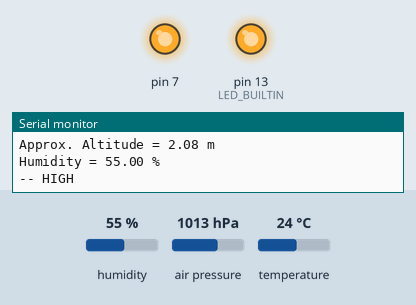
Recording of a sketch running on a simulated Arduino Uno, built with avr-gcc and run on an emulated ATmega328P. On the bench: output pins drawn as LEDs (lit = HIGH), the last lines printed to the serial monitor. The inputs (shaded band) are chosen by the test bench; at power-on: humidity 55 %, air pressure 1013 hPa, temperature 24 °C.

Above: at 1.5 s.
At 4.5 s:
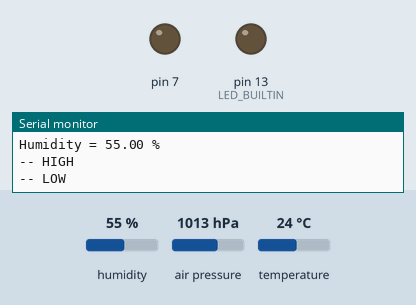
Timing chart, 0 to 7.9 s (numbered marks = the images above):
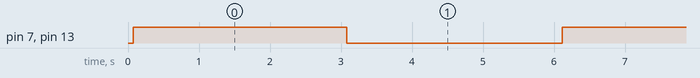

The sketch:

bme280.ino
```cpp
#include <Wire.h>
#include <SPI.h>
#include <Adafruit_Sensor.h>
#include <Adafruit_BME280.h>

#define BME_SCK 13 // SCL
#define BME_MISO 12 // SDO
#define BME_MOSI 11 // SDA
#define BME_CS 10 // CSB

#define SEALEVELPRESSURE_HPA (1013.25)

//Adafruit_BME280 bme; // I2C
//Adafruit_BME280 bme(BME_CS); // hardware SPI
Adafruit_BME280 bme(BME_CS, BME_MOSI, BME_MISO, BME_SCK); // software SPI

unsigned long delayTime;

void setup() {
    Serial.begin(9600);
    while(!Serial);    // time to get serial running
    Serial.println(F("BME280 test"));

    unsigned status;

    status = bme.begin();
    if (!status) {
        Serial.println("Could not find a valid BME280 sensor, check wiring, address, sensor ID!");
        while (1) delay(10);
    }

    pinMode(LED_BUILTIN, OUTPUT);
    pinMode(7, OUTPUT);
    Serial.println("-- Default Test --");
    delayTime = 3000;

    Serial.println();
}


void loop() {
    printValues();
    digitalWrite(LED_BUILTIN, HIGH);
    digitalWrite(7, HIGH);
    Serial.println("-- HIGH");
    delay(3000);
    digitalWrite(LED_BUILTIN, LOW);
    digitalWrite(7, LOW);
    Serial.println("-- LOW");
    delay(delayTime);
}


void printValues() {
    Serial.print("Temperature = ");
    Serial.print(bme.readTemperature());
    Serial.println(" °C");

    Serial.print("Pressure = ");

    Serial.print(bme.readPressure() / 100.0F);
    Serial.println(" hPa");

    Serial.print("Approx. Altitude = ");
    Serial.print(bme.readAltitude(SEALEVELPRESSURE_HPA));
    Serial.println(" m");

    Serial.print("Humidity = ");
    Serial.print(bme.readHumidity());
    Serial.println(" %");

    Serial.println();
}
```

Measured:
- by itself, pin 7, pin 13 (LED_BUILTIN): alternates HIGH for 3.0 s and LOW for 3.0 s
